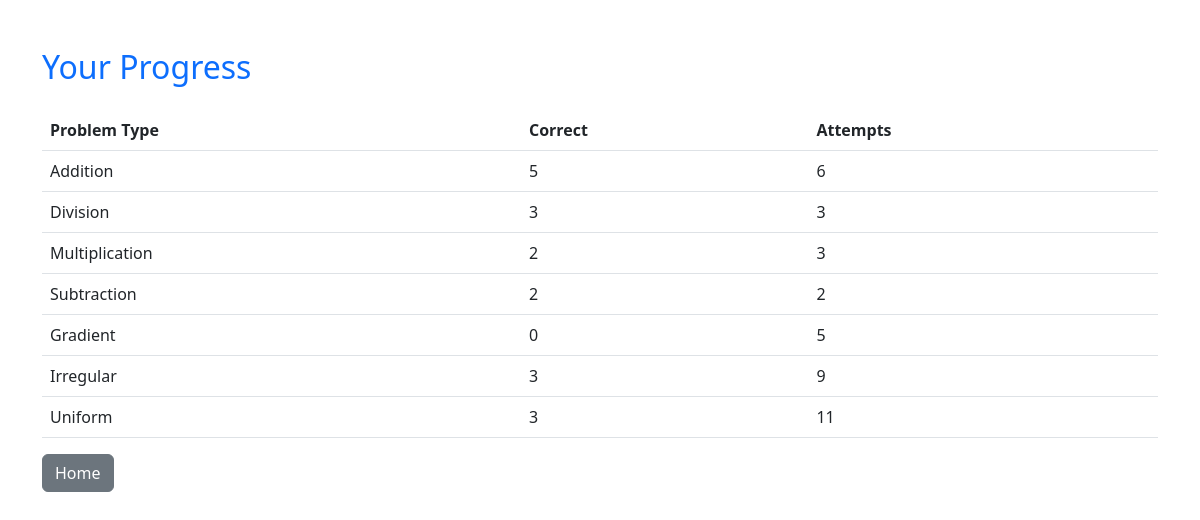
Page /progress (signed in) on the committed database.
### run.py (models this page shows)
class Progress(db.Model):
    id = db.Column(db.Integer, primary_key=True)
    user_id = db.Column(db.Integer, db.ForeignKey('user.id', ondelete="CASCADE"))
    problem_type = db.Column(db.String(50), nullable=False)
    correct_count = db.Column(db.Integer, default=0)
    attempt_count = db.Column(db.Integer, default=0)

### run.py (the view)
@app.route("/progress")
@login_required
def progress():
    user_progress = Progress.query.filter_by(user_id=current_user.id).all()
    progress_data = [
        {"problem_type": entry.problem_type, "correct_count": entry.correct_count, "attempt_count": entry.attempt_count}
        for entry in user_progress
    ]
    return render_template("progress.html", progress=progress_data)

### run.py (called while the page is built)
@login_manager.user_loader
def load_user(user_id):
    return User.query.get(int(user_id))

### app/templates/progress.html (shortened to what this page needs)
<!DOCTYPE html>
<html lang="en">
<head>
    <link href="https://cdn.jsdelivr.net/npm/bootstrap@5.3.0/dist/css/bootstrap.min.css" rel="stylesheet">
</head>
<body>
    <div class="container mt-5">
        <h2 class="text-primary">Your Progress</h2>
        <table class="table mt-4">
            <thead>
                <tr>
                    <th>Problem Type</th>
                    <th>Correct</th>
                    <th>Attempts</th>
                </tr>
            </thead>
            <tbody>
                {% for progress in progress %}
                    <tr>
                        <td>{{ progress.problem_type }}</td>
                        <td>{{ progress.correct_count }}</td>
                        <td>{{ progress.attempt_count }}</td>
                    </tr>
                {% endfor %}
            </tbody>
        </table>
        <a href="/" class="btn btn-secondary">Home</a>
    </div>
</body>
</html>

### rows in the picture
Progress: problem_type "Addition", correct_count "5", attempt_count "6"
Progress: problem_type "Division", correct_count "3", attempt_count "3"
Progress: problem_type "Multiplication", correct_count "2", attempt_count "3"
Progress: problem_type "Subtraction", correct_count "2", attempt_count "2"
Progress: problem_type "Gradient", correct_count "0", attempt_count "5"
Progress: problem_type "Irregular", correct_count "3", attempt_count "9"
Progress: problem_type "Uniform", correct_count "3", attempt_count "11"
